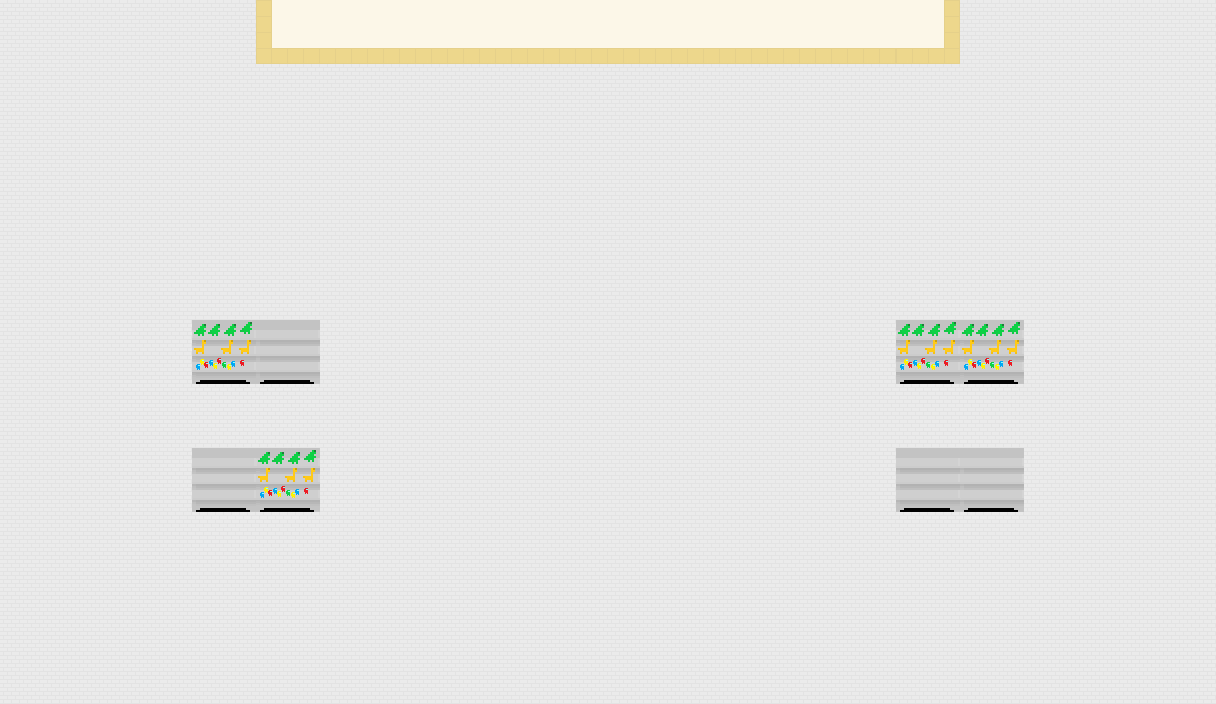

A level layout from a 2D game, rendered from its tile map. Below: a short description, then the map file with its tile-grid data intact:
An orthogonal 19x11 tile map with 64x64 px tiles, 1 tile layer (Background).

<map version="1.8" tiledversion="1.8.5" orientation="orthogonal" renderorder="right-down" width="19" height="11" tilewidth="64" tileheight="64" infinite="0" nextlayerid="2" nextobjectid="1">
 <editorsettings>
  <export target="tilemap_menu.json" format="json" />
 </editorsettings>
 <tileset firstgid="1" name="MallTileSet" tilewidth="64" tileheight="64" spacing="2" margin="1" tilecount="49" columns="7">
  <image source="MallTileSet.png" width="463" height="463" />
 </tileset>
 <layer id="1" name="Background" width="19" height="11">
  <data encoding="csv">
22,22,22,22,15,16,16,16,16,16,16,16,16,16,17,22,22,22,22,
22,22,22,22,22,22,22,22,22,22,22,22,22,22,22,22,22,22,22,
22,22,22,22,22,22,22,22,22,22,22,22,22,22,22,22,22,22,22,
22,22,22,22,22,22,22,22,22,22,22,22,22,22,22,22,22,22,22,
22,22,22,22,22,22,22,22,22,22,22,22,22,22,22,22,22,22,22,
22,22,22,24,23,22,22,22,22,22,22,22,22,22,24,24,22,22,22,
22,22,22,22,22,22,22,22,22,22,22,22,22,22,22,22,22,22,22,
22,22,22,23,24,22,22,22,22,22,22,22,22,22,23,23,22,22,22,
22,22,22,22,22,22,22,22,22,22,22,22,22,22,22,22,22,22,22,
22,22,22,22,22,22,22,22,22,22,22,22,22,22,22,22,22,22,22,
22,22,22,22,22,22,22,22,22,22,22,22,22,22,22,22,22,22,22
</data>
 </layer>
</map>
